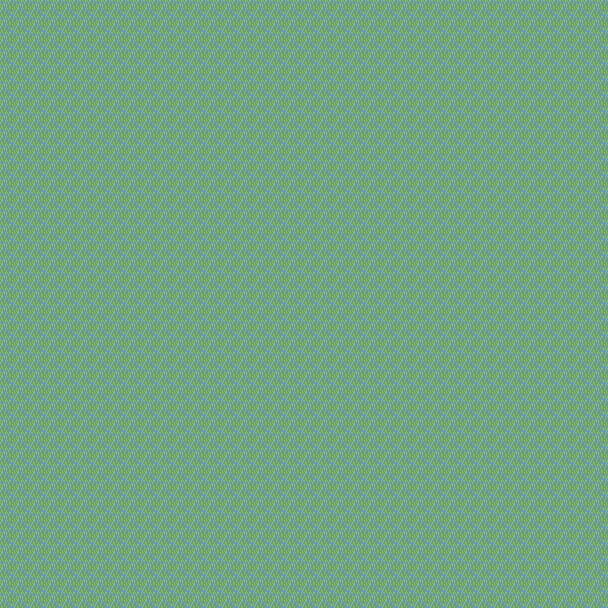

This game map was drawn from its Tiled (.tmx) file and the tilesets committed beside it. A one-line description and the trimmed map source follow:
An orthogonal 38x38 tile map with 16x16 px tiles, 1 tile layer (Tile Layer 1).

<map version="1.5" tiledversion="1.7.2" orientation="orthogonal" renderorder="right-down" width="38" height="38" tilewidth="16" tileheight="16" infinite="0" nextlayerid="2" nextobjectid="1">
 <tileset firstgid="1" name="../TilesetPreviews/UpdatedVillage" tilewidth="16" tileheight="16" tilecount="1024" columns="32">
  <image source="../TilesetPreviews/UpdatedVillage.png" trans="ffffff" width="512" height="512" />
 </tileset>
 <layer id="1" name="Tile Layer 1" width="38" height="38">
  <properties>
   <property name="Anims1" value="UpdatedVillageAnimations" />
   <property name="ChapterID" value="Ch1Ch" />
   <property name="Main" value="" />
   <property name="MapID" value="Ch1Map" />
   <property name="ObjectType" value="UpdatedVillageObj" />
   <property name="PaletteID" value="UpdatedVillagePal" />
   <property name="TileConfig" value="UpdatedVillageConf" />
  </properties>
  <data>[1444 cells, 1444 non-empty, 1 distinct tile ids]</data>
 </layer>
</map>
